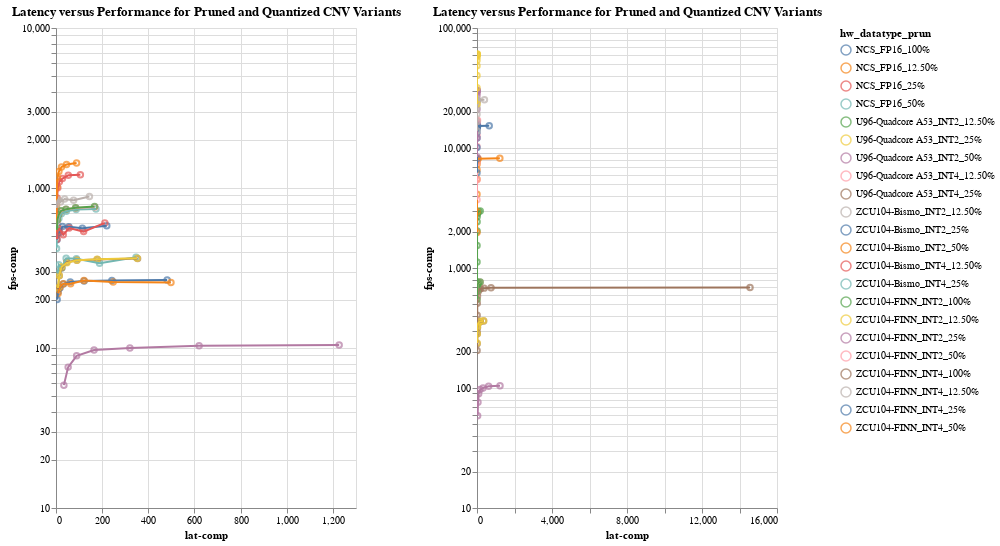

The notebook cell this image was saved under:
### Markdown cell above
### Line Plot

### Code cell
#hide_input
fig25s = []
fig25_dfs = [figa_df, figb_df]
for df in fig25_dfs:
    sel = alt.selection_multi(fields=["hw_datatype_prun"], bind="legend")
    fig25_dot = alt.Chart(df).mark_point().encode(
        x='lat-comp',
        y=alt.Y('fps-comp', scale=alt.Scale(type="log")),
        color=select_color(sel, 'hw_datatype_prun:N'),
        tooltip=['fps-comp', 'lat-comp', 'HWType', 'batch/thread/stream'],
    )
    fig25_line = alt.Chart(df).mark_line().encode(
        x='lat-comp',
        y='fps-comp',
        color=select_color(sel, 'hw_datatype_prun:N'),
        tooltip=['fps-comp', 'lat-comp', 'HWType', 'batch/thread/stream'],
    )

    fig = (fig25_dot+fig25_line).properties(
        title="Latency versus Performance for Pruned and Quantized CNV Variants",
        width=W/len(fig25_dfs),
        height=H,
    ).add_selection(sel).interactive()
    
    fig25s.append(fig)
    
alt.hconcat(*fig25s)
